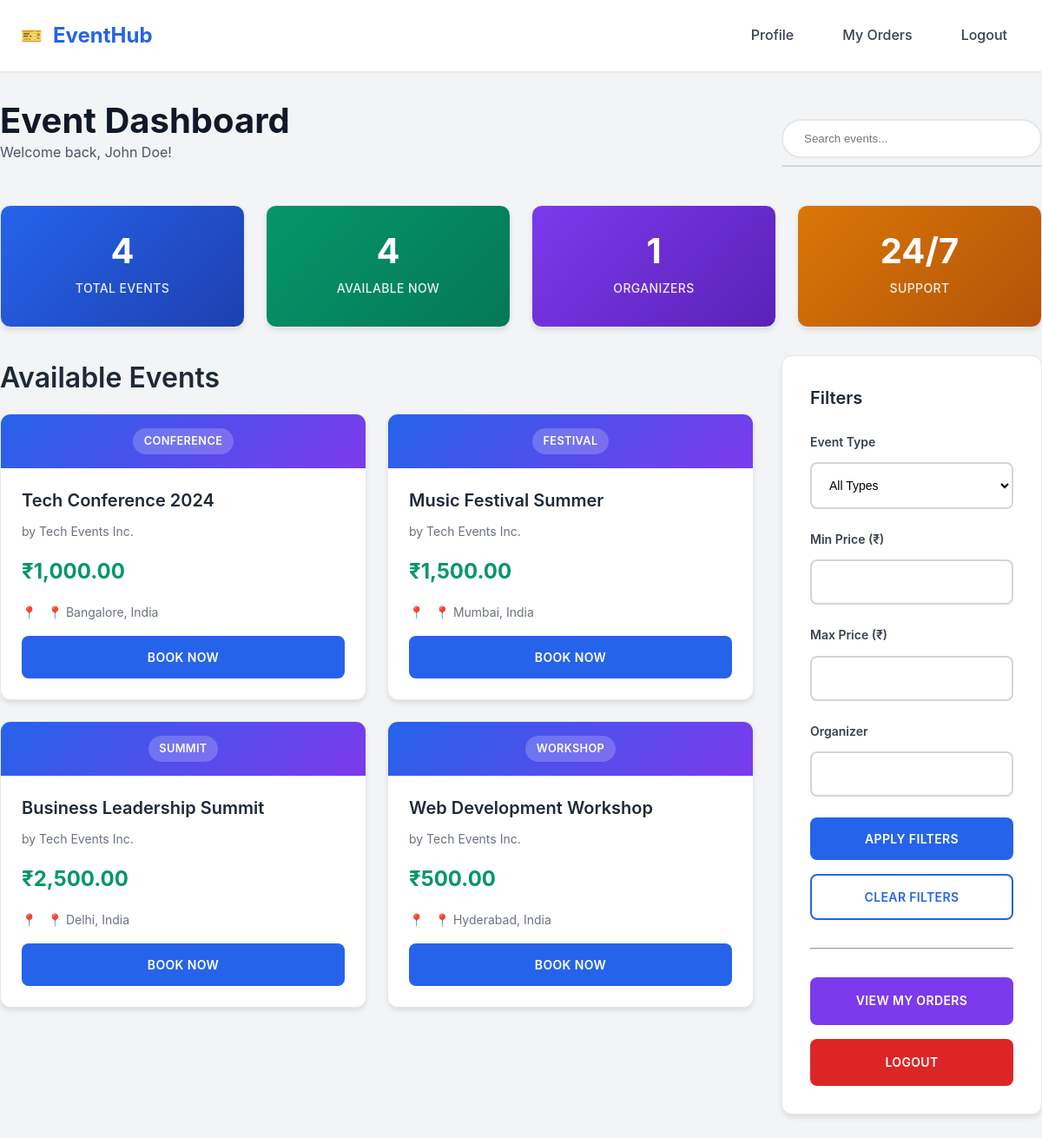
Page /user/dashboard.php (signed in) on the committed database.
### tables this page shows
CREATE TABLE users (
                id INTEGER PRIMARY KEY AUTOINCREMENT,
                name TEXT NOT NULL,
                email TEXT UNIQUE NOT NULL,
                password TEXT NOT NULL,
                role TEXT NOT NULL DEFAULT 'user',
                created_at DATETIME DEFAULT CURRENT_TIMESTAMP
            );

CREATE TABLE events (
                id INTEGER PRIMARY KEY AUTOINCREMENT,
                organizer_id INTEGER NOT NULL,
                title TEXT NOT NULL,
                description TEXT,
                type TEXT NOT NULL,
                price REAL NOT NULL,
                location TEXT NOT NULL,
                created_at DATETIME DEFAULT CURRENT_TIMESTAMP,
                FOREIGN KEY (organizer_id) REFERENCES organizers (id)
            );

CREATE TABLE organizers (
                id INTEGER PRIMARY KEY AUTOINCREMENT,
                user_id INTEGER NOT NULL,
                name TEXT NOT NULL,
                bio TEXT,
                video_url TEXT,
                created_at DATETIME DEFAULT CURRENT_TIMESTAMP,
                FOREIGN KEY (user_id) REFERENCES users (id)
            );

### config/database.php (called while the page is built, shortened)
<?php
class Database {
    private $pdo;
    public function __construct() {
        try {
            $this->pdo = new PDO('sqlite:' . __DIR__ . '/../database.sqlite');
            $this->pdo->setAttribute(PDO::ATTR_ERRMODE, PDO::ERRMODE_EXCEPTION);
        } catch (PDOException $e) {
            die("Database connection failed: " . $e->getMessage());
        }
    }
    private function createTables() {
        $sql = [
            "CREATE TABLE IF NOT EXISTS users (
                id INTEGER PRIMARY KEY AUTOINCREMENT,
                name TEXT NOT NULL,
                email TEXT UNIQUE NOT NULL,
                password TEXT NOT NULL,
                role TEXT NOT NULL DEFAULT 'user',
                created_at DATETIME DEFAULT CURRENT_TIMESTAMP
            )",
            "CREATE TABLE IF NOT EXISTS organizers (
                id INTEGER PRIMARY KEY AUTOINCREMENT,
                user_id INTEGER NOT NULL,
                name TEXT NOT NULL,
                bio TEXT,
                video_url TEXT,
                created_at DATETIME DEFAULT CURRENT_TIMESTAMP,
                FOREIGN KEY (user_id) REFERENCES users (id)
            )",
            "CREATE TABLE IF NOT EXISTS events (
                id INTEGER PRIMARY KEY AUTOINCREMENT,
                organizer_id INTEGER NOT NULL,
                title TEXT NOT NULL,
                description TEXT,
                type TEXT NOT NULL,
                price REAL NOT NULL,
                location TEXT NOT NULL,
                created_at DATETIME DEFAULT CURRENT_TIMESTAMP,
                FOREIGN KEY (organizer_id) REFERENCES organizers (id)
            )",
            "CREATE TABLE IF NOT EXISTS orders (
                id INTEGER PRIMARY KEY AUTOINCREMENT,
                user_id INTEGER NOT NULL,
                event_id INTEGER NOT NULL,
                status TEXT NOT NULL DEFAULT 'pending',
                payment_status TEXT NOT NULL DEFAULT 'pending',
                organizer_confirmation TEXT NOT NULL DEFAULT 'pending',
                country TEXT,
                state TEXT,
                city TEXT,
                pin_code TEXT,
                address TEXT,
                payment_method TEXT,
                created_at DATETIME DEFAULT CURRENT_TIMESTAMP,
                FOREIGN KEY (user_id) REFERENCES users (id),
                FOREIGN KEY (event_id) REFERENCES events (id)
            )"
        ];
        foreach ($sql as $query) {
            $this->pdo->exec($query);
        }
    }
    public function query($sql, $params = []) {
        $stmt = $this->pdo->prepare($sql);
        $stmt->execute($params);
        return $stmt;
    }
    public function fetchAll($sql, $params = []) {
        $stmt = $this->query($sql, $params);
        return $stmt->fetchAll(PDO::FETCH_ASSOC);
    }
    public function fetch($sql, $params = []) {
        $stmt = $this->query($sql, $params);
        return $stmt->fetch(PDO::FETCH_ASSOC);
    }
}
?>

### config/auth.php (called while the page is built, shortened)
<?php
require_once __DIR__ . '/../config/database.php';
class Auth {
    private $db;
    public function __construct() {
        $this->db = new Database();
    }
    public function isLoggedIn() {
        return isset($_SESSION['user_id']);
    }
    public function getCurrentUser() {
        $sql = "SELECT * FROM users WHERE id = ?";
        return $this->db->fetch($sql, [$_SESSION['user_id']]);
    }
}
?>

### config/eventmanager.php (called while the page is built, shortened)
<?php
require_once __DIR__ . '/../config/database.php';
class EventManager {
    private $db;
    public function __construct() {
        $this->db = new Database();
    }
    public function getEvents($filters = []) {
        $sql = "SELECT e.*, o.name as organizer_name, o.bio as organizer_bio
                FROM events e
                JOIN organizers o ON e.organizer_id = o.id
                WHERE 1=1";
        $params = [];
        $sql .= " ORDER BY e.created_at DESC";
        return $this->db->fetchAll($sql, $params);
    }
}
?>

### user/dashboard.php (the view, shortened to what this page needs)
<?php
require_once __DIR__ . '/../config/auth.php';
require_once __DIR__ . '/../config/eventmanager.php';
$auth = new Auth();
$auth->requireLogin();
$auth->requireRole('user');
$eventManager = new EventManager();
$user = $auth->getCurrentUser();
$filters = [];
$events = $eventManager->getEvents($filters);
$totalEvents = count($events);
$availableEvents = count(array_filter($events, function($event) {
    return $event['price'] > 0;
}));
$totalOrganizers = count(array_unique(array_column($events, 'organizer_id')));
?>
<!DOCTYPE html>
<html lang="en">
<head>
    <link rel="stylesheet" href="../assets/css/style.css">
</head>
<body>
    <div class="header">
        <div class="container">
            <div class="nav">
                <a href="dashboard.php" class="logo">EventHub</a>
                <div class="nav-links">
                    <a href="profile.php">Profile</a>
                    <a href="orders.php">My Orders</a>
                    <a href="../logout.php">Logout</a>
                </div>
            </div>
        </div>
    </div>
    <div class="container dashboard">
        <div class="dashboard-header">
            <div>
                <h1>Event Dashboard</h1>
                <p>Welcome back, <?php echo htmlspecialchars($user['name']); ?>!</p>
            </div>
            <div style="position: relative;">
                <input type="text" id="search-input" placeholder="Search events..." style="padding: 0.8rem 1.5rem; border: 2px solid #e5e7eb; border-radius: 25px; width: 300px;">
                <div id="search-results" class="search-results"></div>
            </div>
        </div>
        <div class="dashboard-stats">
            <div class="stat-card blue">
                <div class="stat-value"><?php echo $totalEvents; ?></div>
                <div class="stat-label">Total Events</div>
            </div>
            <div class="stat-card green">
                <div class="stat-value"><?php echo $availableEvents; ?></div>
                <div class="stat-label">Available Now</div>
            </div>
            <div class="stat-card purple">
                <div class="stat-value"><?php echo $totalOrganizers; ?></div>
                <div class="stat-label">Organizers</div>
            </div>
            <div class="stat-card orange">
                <div class="stat-value">24/7</div>
                <div class="stat-label">Support</div>
            </div>
        </div>
        <div style="display: grid; grid-template-columns: 1fr 300px; gap: 2rem;">
            <div>
                <h2>Available Events</h2>
                <div class="events-grid">
                    <?php if (empty($events)): ?>
                        <div class="card">
                            <p>No events found matching your criteria.</p>
                        </div>
                    <?php else: ?>
                        <?php foreach ($events as $event): ?>
                            <div class="event-card">
                                <div class="event-card-header">
                                    <span style="background: rgba(255,255,255,0.2); padding: 0.3rem 0.8rem; border-radius: 20px; font-size: 0.8rem; font-weight: 600;">
                                        <?php echo htmlspecialchars(strtoupper($event['type'])); ?>
                                    </span>
                                </div>
                                <div class="event-card-body">
                                    <h3><?php echo htmlspecialchars($event['title']); ?></h3>
                                    <div class="organizer">by <?php echo htmlspecialchars($event['organizer_name']); ?></div>
                                    <div class="price">₹<?php echo number_format($event['price'], 2); ?></div>
                                    <div class="location">📍 <?php echo htmlspecialchars($event['location']); ?></div>
                                    <button class="btn btn-primary book-event" data-event-id="<?php echo $event['id']; ?>" style="width: 100%;">Book Now</button>
                                </div>
                            </div>
                        <?php endforeach; ?>
                    <?php endif; ?>
                </div>
            </div>
            <div class="sidebar">
                <h3>Filters</h3>
                <form id="filter-form" method="GET" action="dashboard.php">
                    <div class="filter-group">
                        <label for="event-type">Event Type</label>
                        <select id="event-type" name="type">
                            <option value="">All Types</option>
                        </select>
                    </div>
                    <div class="filter-group">
                        <label for="min-price">Min Price (₹)</label>
                        <input type="number" id="min-price" name="min_price" value="<?php echo isset($_GET['min_price']) ? $_GET['min_price'] : ''; ?>">
                    </div>
                    <div class="filter-group">
                        <label for="max-price">Max Price (₹)</label>
                        <input type="number" id="max-price" name="max_price" value="<?php echo isset($_GET['max_price']) ? $_GET['max_price'] : ''; ?>">
                    </div>
                    <div class="filter-group">
                        <label for="organizer">Organizer</label>
                        <input type="text" id="organizer" name="organizer" value="<?php echo isset($_GET['organizer']) ? $_GET['organizer'] : ''; ?>">
                    </div>
                    <button type="submit" class="btn btn-primary" style="width: 100%; margin-bottom: 1rem;">Apply Filters</button>
                    <button type="button" id="clear-filters" class="btn btn-outline" style="width: 100%;">Clear Filters</button>
                </form>
                <hr style="margin: 2rem 0;">
                <a href="orders.php" class="btn btn-secondary" style="width: 100%; margin-bottom: 1rem;">View My Orders</a>
                <a href="../logout.php" class="btn btn-danger" style="width: 100%;">Logout</a>
            </div>
        </div>
    </div>
</body>
</html>

### rows in the picture
users: name "John Doe"
events: type "CONFERENCE", title "Tech Conference 2024", organizer.name "Tech Events Inc.", price "1,000.00", location "Bangalore, India"
events: type "FESTIVAL", title "Music Festival Summer", organizer.name "Tech Events Inc.", price "1,500.00", location "Mumbai, India"
events: type "SUMMIT", title "Business Leadership Summit", organizer.name "Tech Events Inc.", price "2,500.00", location "Delhi, India"
events: type "WORKSHOP", title "Web Development Workshop", organizer.name "Tech Events Inc.", price "500.00", location "Hyderabad, India"

### other values in the picture
$totalEvents "4"
$availableEvents "4"
$totalOrganizers "1"
